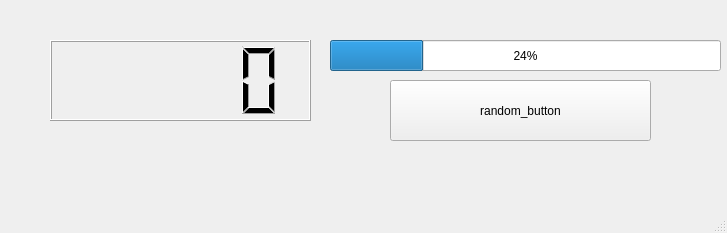
<?xml version="1.0" encoding="UTF-8"?>
<ui version="4.0">
 <class>MainWindow</class>
 <widget class="QMainWindow" name="MainWindow">
  <property name="geometry">
   <rect>
    <x>0</x>
    <y>0</y>
    <width>727</width>
    <height>233</height>
   </rect>
  </property>
  <property name="windowTitle">
   <string>MainWindow</string>
  </property>
  <widget class="QWidget" name="centralwidget">
   <widget class="QLCDNumber" name="lcdNumber">
    <property name="geometry">
     <rect>
      <x>50</x>
      <y>40</y>
      <width>261</width>
      <height>81</height>
     </rect>
    </property>
   </widget>
   <widget class="QProgressBar" name="progressBar">
    <property name="geometry">
     <rect>
      <x>330</x>
      <y>40</y>
      <width>391</width>
      <height>31</height>
     </rect>
    </property>
    <property name="value">
     <number>24</number>
    </property>
   </widget>
   <widget class="QPushButton" name="pushButton">
    <property name="geometry">
     <rect>
      <x>390</x>
      <y>80</y>
      <width>261</width>
      <height>61</height>
     </rect>
    </property>
    <property name="text">
     <string>random_button</string>
    </property>
   </widget>
  </widget>
  <widget class="QMenuBar" name="menubar">
   <property name="geometry">
    <rect>
     <x>0</x>
     <y>0</y>
     <width>727</width>
     <height>22</height>
    </rect>
   </property>
  </widget>
  <widget class="QStatusBar" name="statusbar"/>
 </widget>
 <resources/>
 <connections/>
</ui>
